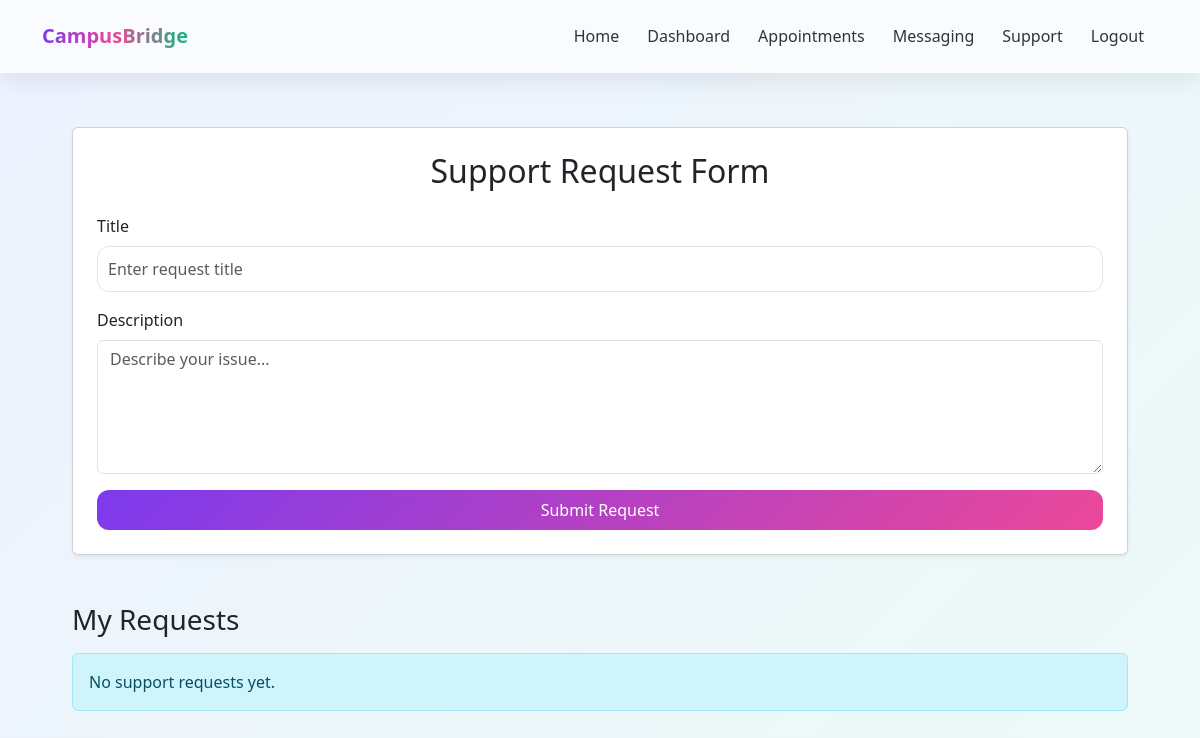
/support/my/ (signed in), run on an earlier commit of the app's database.
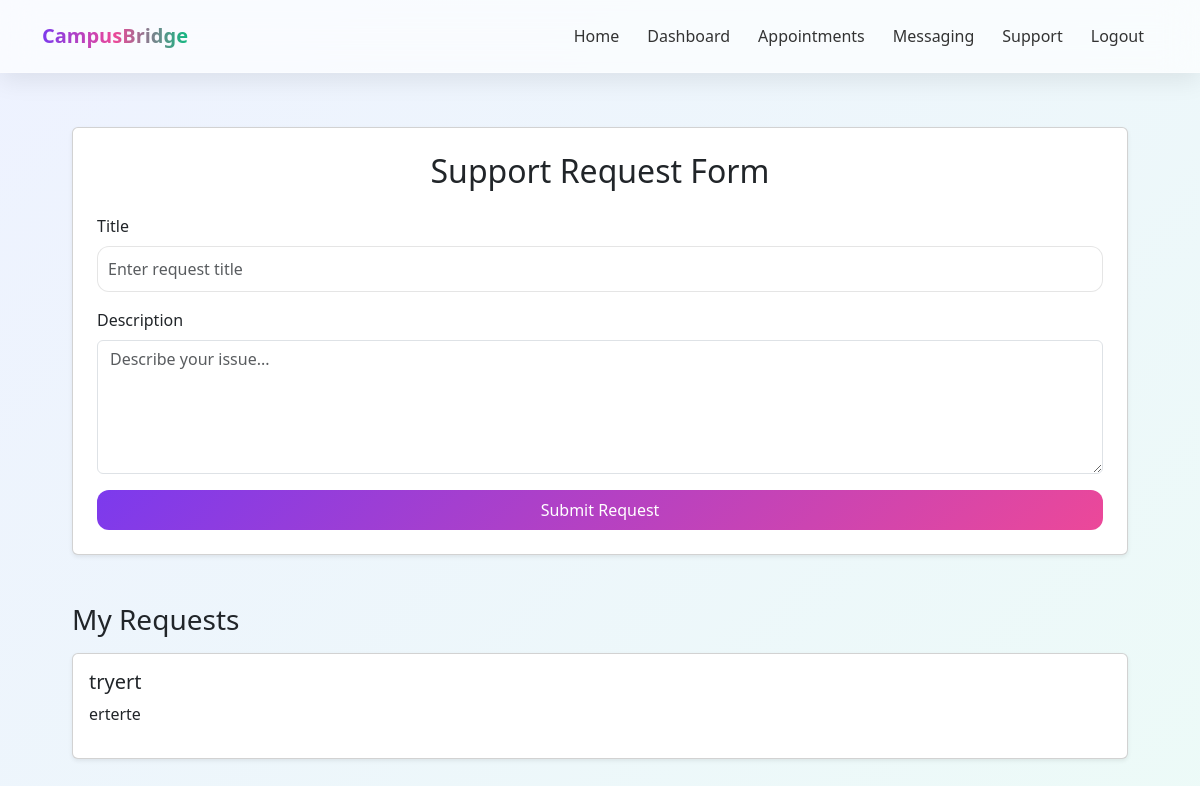
And on a later commit of the database.
### support/models.py (models this page shows, shortened)
class SupportRequest(models.Model):
    anonymous_profile=models.ForeignKey(AnonymousProfile,on_delete=models.CASCADE)
    title=models.CharField(max_length=200)
    description=models.TextField()
    created_at=models.DateTimeField(auto_now_add=True)
    class Meta:
        ordering = ['-created_at']

### support/views.py (the view)
# urls.py: path('my/', my_request, name='my_request'),
@login_required
def my_request(request):
    anon, _ = AnonymousProfile.objects.get_or_create(user=request.user)
    requests = SupportRequest.objects.filter(
        anonymous_profile__user=request.user
    )
    return render(request, "support/list.html", {
        "requests": requests
    })

### templates/support/list.html (shortened to what this page needs)
{% extends 'base.html' %}
{% block content %}
<div class="container mt-4">
    <div class="card shadow-sm p-4">
        <h2 class="mb-4 text-center">Support Request Form</h2>
        <form method="POST">
            <div class="mb-3">
                <label class="form-label">Title</label>
                <input type="text"
                       name="title"
                       class="form-control"
                       placeholder="Enter request title"
                       required>
            </div>
            <div class="mb-3">
                <label class="form-label">Description</label>
                <textarea name="description"
                          class="form-control"
                          rows="5"
                          placeholder="Describe your issue..."
                          required></textarea>
            </div>
            <button type="submit" class="btn btn-primary w-100">
                Submit Request
            </button>
        </form>
    </div>
    <h3 class="mt-5">My Requests</h3>
    {% for r in requests %}
        <div class="card p-3 mt-3 shadow-sm">
            <h5>{{ r.title }}</h5>
            <p>{{ r.description }}</p>
        </div>
    {% empty %}
        <div class="alert alert-info mt-3">
            No support requests yet.
        </div>
    {% endfor %}
</div>
{% endblock %}

What changed in the data, as far as the page shows it:
added SupportRequest: title "tryert", description "erterte"
Also different on the page:
text no longer shown: "No support requests yet."
